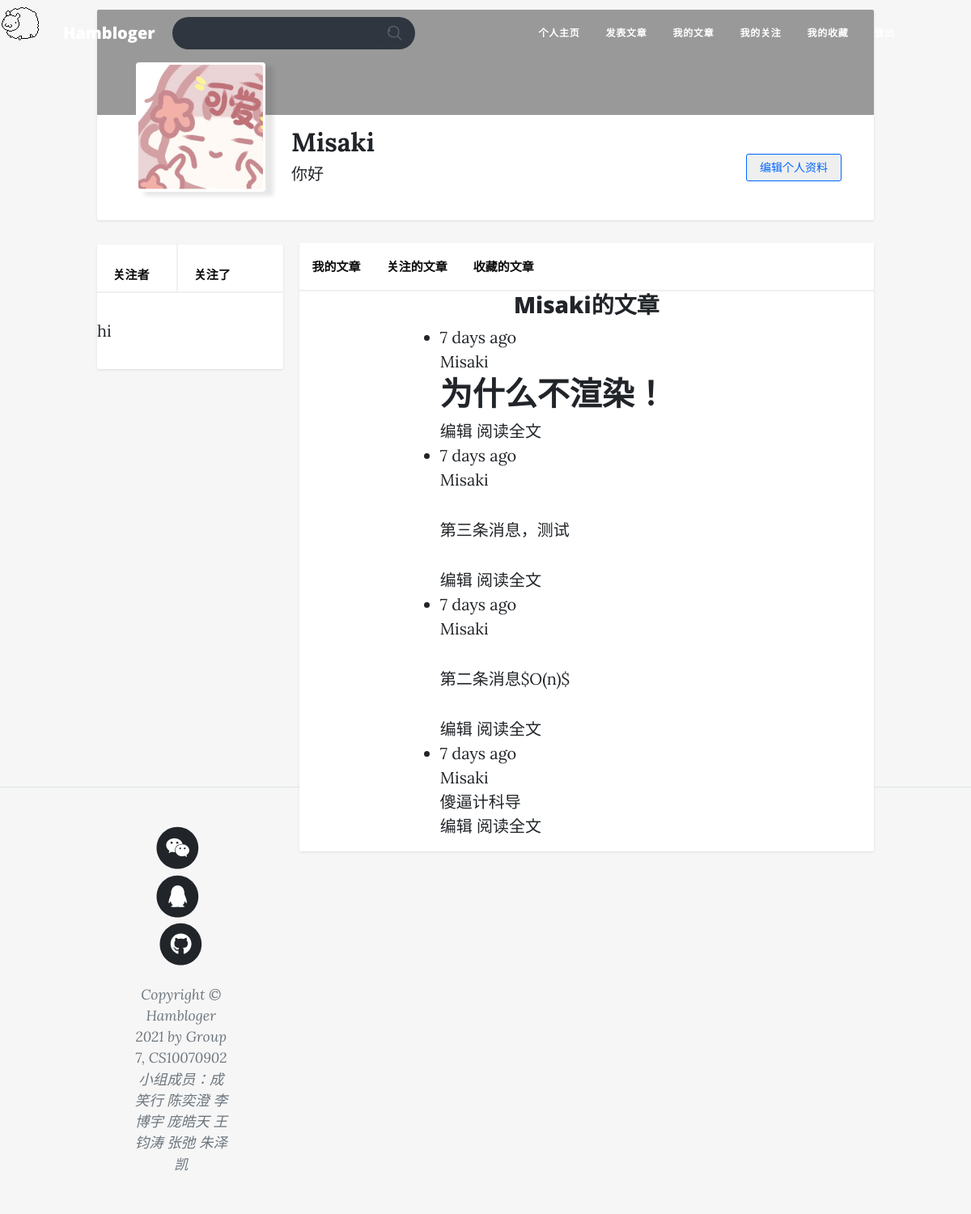
The app's page /user/Misaki (signed in) with its own data.
### app/models.py (models this page shows, shortened)
class User(UserMixin, db.Model):
    __tablename__ = 'users'
    id = db.Column(db.Integer, primary_key=True)
    email = db.Column(db.String(64), unique=True, index=True)
    username = db.Column(db.String(64), unique=True, index=True)
    role_id = db.Column(db.Integer, db.ForeignKey('roles.id'))  # 每一个用户只能有一个角色
    password_hash = db.Column(db.String(128))
    confirmed = db.Column(db.Boolean, default=True)
    name = db.Column(db.String(64))
    location = db.Column(db.String(64))
    about_me = db.Column(db.Text())
    member_since = db.Column(db.DateTime(), default=datetime.utcnow)
    last_seen = db.Column(db.DateTime(), default=datetime.utcnow)
    posts = db.relationship('Post', backref='author', lazy='dynamic')
    followed = db.relationship('Follow',
                               foreign_keys=[Follow.follower_id],
                               backref=db.backref('follower', lazy='joined'),
                               lazy='dynamic',
                               cascade='all, delete-orphan')
    followers = db.relationship('Follow',
                                foreign_keys=[Follow.followed_id],
                                backref=db.backref('followed', lazy='joined'),
                                lazy='dynamic',
                                cascade='all, delete-orphan')
    @property
    def password(self):
        raise AttributeError("Password is not a readable attribute")
    def can(self, perm):
        return self.role is not None and self.role.has_permission(perm)
    def is_administrator(self):
        return self.can(Permission.ADMIN)
    def ping(self):
        self.last_seen = datetime.utcnow()
        db.session.add(self)
        db.session.commit()

class Post(db.Model):
    __tablename__ = 'posts'
    id = db.Column(db.Integer, primary_key=True)
    body = db.Column(db.Text)
    body_html = db.Column(db.Text)
    timestamp = db.Column(db.DateTime, index=True, default=datetime.utcnow)
    author_id = db.Column(db.Integer, db.ForeignKey('users.id'))

### app/main/views.py (the view)
@main.route('/user/<username>')
def user(username):
    user = User.query.filter_by(username=username).first()
    if user is None:
        abort(404)
    posts = user.posts.order_by(Post.timestamp.desc()).all()
    return render_template('user.html', user=user, posts=posts)

### app/auth/views.py (called while the page is built)
@auth.before_app_request
def before_request():
    if current_user.is_authenticated:
        current_user.ping()
        if not current_user.confirmed and request.endpoint \
                and request.blueprint != 'auth' and request.endpoint != 'static':
            return redirect(url_for('auth.unconfirmed'))

### app/main/__init__.py (called while the page is built)
@main.app_context_processor
def inject_permissions():
    return dict(Permission=Permission)

### app/models.py (called while the page is built)
@login_manager.user_loader
def load_user(user_id):
    return User.query.get(int(user_id))

    def has_permission(self, perm):
        return self.permissions & perm == perm  # 使用位运算检查特定权限

### app/templates/user.html (shortened to what this page needs)
{% extends "base.html" %}
{% block head %}
<link href="{{ url_for('static',filename='css/user.css') }}" rel="stylesheet">
{% endblock %}
{% block page_content %}
<div class="page-container">
    <div class="user-container">
        <div class="user-cover-container">
        </div>
        <div class="user-profile-container">
            <div class="user-mask-container">
                <div class="user-mask">
                    <img src="{{url_for('static', filename='mask/test-1.jpeg')}}" class="user-mask-img">
                </div>
            </div>
            <div class="user-information-container">
                <div class="username-container">
                    <span class="username"> {{ user.name }} </span>
                </div>
                <div class="about_me-container">
                    {% if user.about_me %}<span class="about_me">{{ user.about_me }}</span>{% endif %}
                </div>
            </div>
            <div class="user-operation-container">
                {% if user == current_user %}
                <a href="{{ url_for('.edit_profile') }}">
                    <button type="button" class="edit-profile-button">
                        <span>编辑个人资料</span>
                    </button>
                </a>
                {% endif %}
            </div>
        </div>
    </div>
    <div class="content-container">
        <div class="main-content-container">
            <ul class="option-bar">
                <li class="option-item">
                    <a class="option-link" href="">
                        我的文章
                    </a>
                </li>
                <li class="option-item">
                    <a class = "option-link" href="">
                        关注的文章
                    </a>
                </li>
                <li class="option-item">
                    <a class="option-link" href="">
                        收藏的文章
                    </a>
                </li>
            </ul>
            <div class="main-content-box">
                <h3>
                    <div align="center">{{ user.username }}的文章</div>
                </h3>
                {% include '_posts.html' %}
            </div>
        </div>
        <div class="side-content-container">
            <ul class="side-content">
                <li class="side-content-left-item">
                    <a class = "option-link" href="{{ url_for('.followers', username=user.username) }}">
                        关注者 <span class="badge">{{ user.followers.count() - 1 }}</span>
                    </a>
                </li>
                <li class="side-content-right-item">
                    <a class = "option-link" href="{{ url_for('.followed_by', username=user.username) }}">
                        关注了 <span class="badge">{{ user.followed.count() - 1 }}</span>
                    </a>
                </li>
            </ul>
            <div class="side-content-bos">
                <p>
                hi
                </p>
            </div>
        </div>
    </div>
</div>
{% endblock %}

### app/templates/base.html (shortened to what this page needs)
<!DOCTYPE html>
<html lang="en">
<head>
    <link href="https://cdn.jsdelivr.net/npm/bootstrap-icons@1.5.0/font/bootstrap-icons.css" rel="stylesheet" />
    <link href="{{ url_for('static', filename='css/styles.css') }}" rel="stylesheet"/>
    <link href="{{ url_for('static', filename='css/base.css') }}" rel="stylesheet"/>
    {% block head %}
    {% endblock %}
</head>
<body id="page-top">
<nav class="navbar navbar-expand-lg navbar-light fixed-top py-2" id="mainNav">
    <div class="container px-4 px-lg-5">
        <a class="navbar-brand" href="/">Hambloger</a>
        <div class="search-box-container">
            <input type="text" class="search-input">
            <a href="#" class="search-click">
                <img src="{{url_for('static', filename='icons/search.png')}}" style="width: 20px;">
            </a>
        </div>
        <div class="collapse navbar-collapse" id="navbarResponsive">
            <ul class="navbar-nav ms-auto py-4 py-lg-0">
                {% if current_user.is_authenticated %}
                <li class="nav-item">
                    <a class="nav-link px-lg-3 py-3 py-lg-4"
                       href="{{ url_for('main.user', username=current_user.username) }}">
                        <span>个人主页</span>
                    </a>
                </li>
                <li class="nav-item">
                    <a class="nav-link px-lg-3 py-3 py-lg-4" href="/">
                        <span>发表文章</span>
                    </a>
                </li>
                <li class="nav-item">
                    <a class="nav-link px-lg-3 py-3 py-lg-4" href="/">
                        <span>我的文章</span>
                    </a></li>
                <li class="nav-item">
                    <a class="nav-link px-lg-3 py-3 py-lg-4" href="/">
                        <span>我的关注</span>
                    </a>
                </li>
                <li class="nav-item">
                    <a class="nav-link px-lg-3 py-3 py-lg-4" href="/">
                        <span>我的收藏</span>
                    </a>
                </li>
                <li class="nav-item">
                    <a class="nav-link px-lg-3 py-3 py-lg-4" href="{{url_for('auth.logout')}}">
                        <span>登出</span>
                    </a>
                </li>
                {% endif %}
            </ul>
        </div>
    </div>
</nav>
<div class="main-container">
    {% block page_content %}
    {% endblock %}
</div>
<div class="mouse-follow"></div>
<footer class="border-top">
    <div class="container px-4 px-lg-5">
        <div class="row gx-4 gx-lg-5 justify-content-center">
            <div class="col-md-10 col-lg-8 col-xl-7">
                <ul class="list-inline text-center">
                    <li class="list-inline-item">
                        <a href="/">
                            <span class="fa-stack fa-lg">
                                <i class="fas fa-circle fa-stack-2x"></i>
                                <i class="fab fa-weixin fa-stack-1x fa-inverse"></i>
                            </span>
                        </a>
                    </li>
                    <li class="list-inline-item">
                        <a href="/">
                            <span class="fa-stack fa-lg">
                                <i class="fas fa-circle fa-stack-2x"></i>
                                <i class="fab fa-qq fa-stack-1x fa-inverse"></i>
                            </span>
                        </a>
                    </li>
                    <li class="list-inline-item">
                        <a href="https://github.com/vozeo/Hambloger">
                            <span class="fa-stack fa-lg">
                                <i class="fas fa-circle fa-stack-2x"></i>
                                <i class="fab fa-github fa-stack-1x fa-inverse"></i>
                            </span>
                        </a>
                    </li>
                </ul>
                <div class="small text-center text-muted fst-italic">Copyright &copy; Hambloger 2021 by Group 7,
                    CS10070902
                </div>
                <div class="small text-center text-muted fst-italic">小组成员：成笑行 陈奕澄 李博宇 庞皓天 王钧涛 张弛 朱泽凯</div>
            </div>
        </div>
    </div>
</footer>
</body>
</html>

### app/templates/_posts.html (shortened to what this page needs)
{% block head %}
    <link href="{{ url_for('static',filename='css/post.css') }}" rel="stylesheet">
{% endblock %}
<ul class='posts'>
    {% for post in posts %}
    <li class='post'>
        <div class="post-content">
            <div class="post-date">{{ moment(post.timestamp).fromNow() }}</div>
            <div class="post-author">
                <a href="{{ url_for('.user', username=post.author.username) }}">
                    {{ post.author.username }}
                </a>
            </div>
            <div class="post-body">
                {% if post.body_html %}
                    {{ post.body_html | safe }}
                {% else %}
                    {{ post.body }}
                {% endif %}
            </div>
            <div class="post-footer">
                {% if current_user == post.author %}
                <a href="{{ url_for('.edit', id=post.id) }}">
                    <span class="label label-primary">编辑</span>
                </a>
                {% endif %}
                <a href="{{ url_for('.post', id=post.id) }}">
                    <span class="label label-default">阅读全文</span>
                </a>
            </div>
        </div>
    </li>
    {% endfor %}
</ul>

### app/static/css/base.css (style rules this page uses)
body { background-color: rgb(246, 246, 246); margin: 0; padding: 0; }
div { margin: 0; padding: 0; display: block; }
.navbar { position: relative; top: -5px; left: -5px; width: 100%; margin: 0; padding: 0; display: block; }
footer { text-align: center; }
.mouse-follow { width: 50px; height: 50px; position: absolute; background-image: url('../icons/goat.gif'); background-size: cover; }
.search-box-container { background-color: #2f3640; height: 40px; border-radius: 40px; margin: 5px; width: 300px; }
.search-input { border: none; background: none; outline: none; margin-left: 30px; width: 220px; padding: 0; transition: .4s; line-height: 40px; font-size: 20px; color: wheat; }
.search-click { color: #e94118; float: right; width: 40px; height: 40px; border-radius: 50%; margin-right: 5px; background-color: #2f3640; display: flex; justify-content: center; align-items: center; transition: .4s; }
.page-container { display: block; margin-left: 15%; margin-right: 15%; width: 70%; }

### app/static/css/user.css (style rules this page uses)
.page-container { display: block; margin-left: 10%; margin-right: 10%; width: 80%; }
.user-container { display: block; background-color: rgb(255, 255, 255); margin-top: 12px; height: 260px; box-shadow: 0 1px 3px rgba(18, 18, 18, .1); border-radius: 2px; }
.user-cover-container { background-color: rgb(153, 153, 153); border-top-left-radius: 2px; border-top-right-radius: 2px; height: 50%; }
.user-profile-container { height: 50%; border-bottom-left-radius: 2px; border-bottom-right-radius: 2px; }
.user-mask-container { float: left; position: relative; top: -50%; left: 5%; width: 160px; height: 160px; }
.user-mask { background-color: rgb(255, 255, 255); width: 160px; height: 160px; box-shadow: 10px 5px 5px rgba(18, 18, 18, .1); border-radius: 4px; }
.user-mask-img { margin: 2%; width: 96%; height: 96%; border-radius: 4px; }
.user-information-container { float: left; margin-top: 10px; margin-left: 80px; width: 450px; }
.username { font-size: 32px; font-weight: 900; }
.about_me-container { height: 30px; overflow: hidden; }
.about_me { font-size: 20px; font-weight: 400; }
.user-operation-container { margin-top: 5%; float: right; }
.user-operation-container button { margin-right: 40px; padding: 0 16px; font-size: 14px; line-height: 32px; text-align: center; cursor: pointer; border: 1px solid; border-radius: 3px; }
.edit-profile-button { color: #06f; border-color: #06f; }
.content-container { margin-left: 0; height: 700px; }
.main-content-container { float: right; background-color: rgb(255, 255, 255); margin-top: 28px; box-shadow: 0 1px 3px rgba(18, 18, 18, .1); border-radius: 2px; width: 74%; }
.option-bar { background-color: rgb(255, 255, 255); border-bottom: 2px solid rgb(240, 240, 240) ; height: 60px; line-height: 60px; list-style-type: none; margin: 0; padding: 0; overflow: hidden; position: -webkit-sticky; position: sticky; top: 0; }
.option-item { float: left; font-size: 15px; font-weight: 600; }
.option-item a { display: inline; padding: 16px; }
.option-link { text-decoration: none; color: rgb(12, 12, 12); }
.main-content-box { background-color: rgb(255, 255, 255); }
.side-content-container { float: left; background-color: rgb(255, 255, 255); margin-top: 0; box-shadow: 0 1px 3px rgba(18, 18, 18, .1); border-radius: 2px; width: 24%; }
.side-content { list-style-type: none; margin: 0; padding: 0; overflow: hidden; border-bottom: 2px solid rgb(240, 240, 240) ; height: 60px; line-height: 60px; }
.side-content-left-item { margin-left: 5%; float: left; font-size: 15px; font-weight: 600; border-right: 2px solid rgb(240, 240, 240) ; }
.side-content-left-item a { display: block; padding: 8px; }
.side-content-right-item { margin-left: 5%; float: left; font-size: 15px; font-weight: 600; }
.side-content-right-item a { display: block; padding: 8px; }

### app/static/css/post.css (style rules this page uses)
.posts { margin-left: 20%; width: 60%; }

### records on screen
User: name "Misaki", about_me "你好", username "Misaki"
Post: timestamp "7 days ago", author.username "Misaki", body_html "为什么不渲染！"
Post: timestamp "7 days ago", author.username "Misaki", body_html "第三条消息，测试"
Post: timestamp "7 days ago", author.username "Misaki", body_html "第二条消息$O(n)$"
Post: timestamp "7 days ago", author.username "Misaki", body "傻逼计科导"
